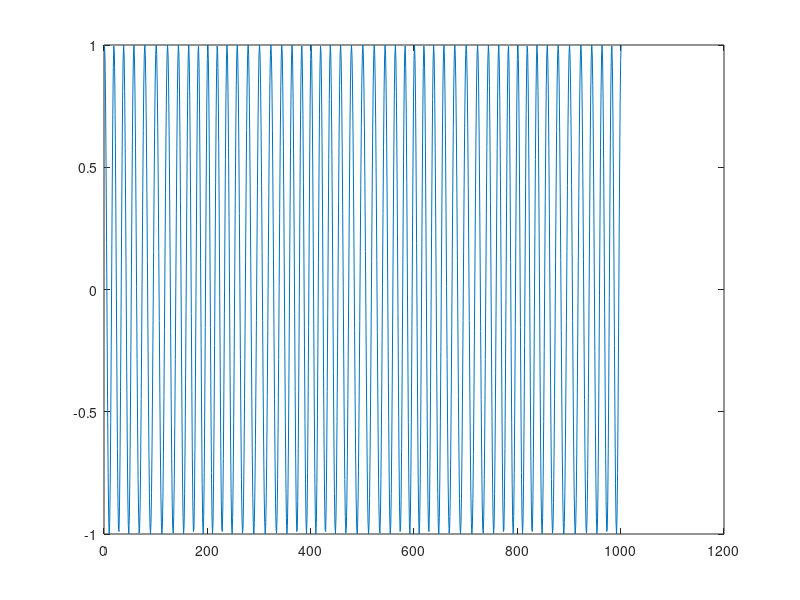

Write MATLAB code to recreate this figure.
t = 0:0.0001:0.1;
x = cos(2*pi*50*t);
fc = 500;

b = 1;
xfm = cos( 2*pi*500*t + b*sin(2*pi*50*t));

plot(xfm)
%stem(t,abs(fft(xfm)))